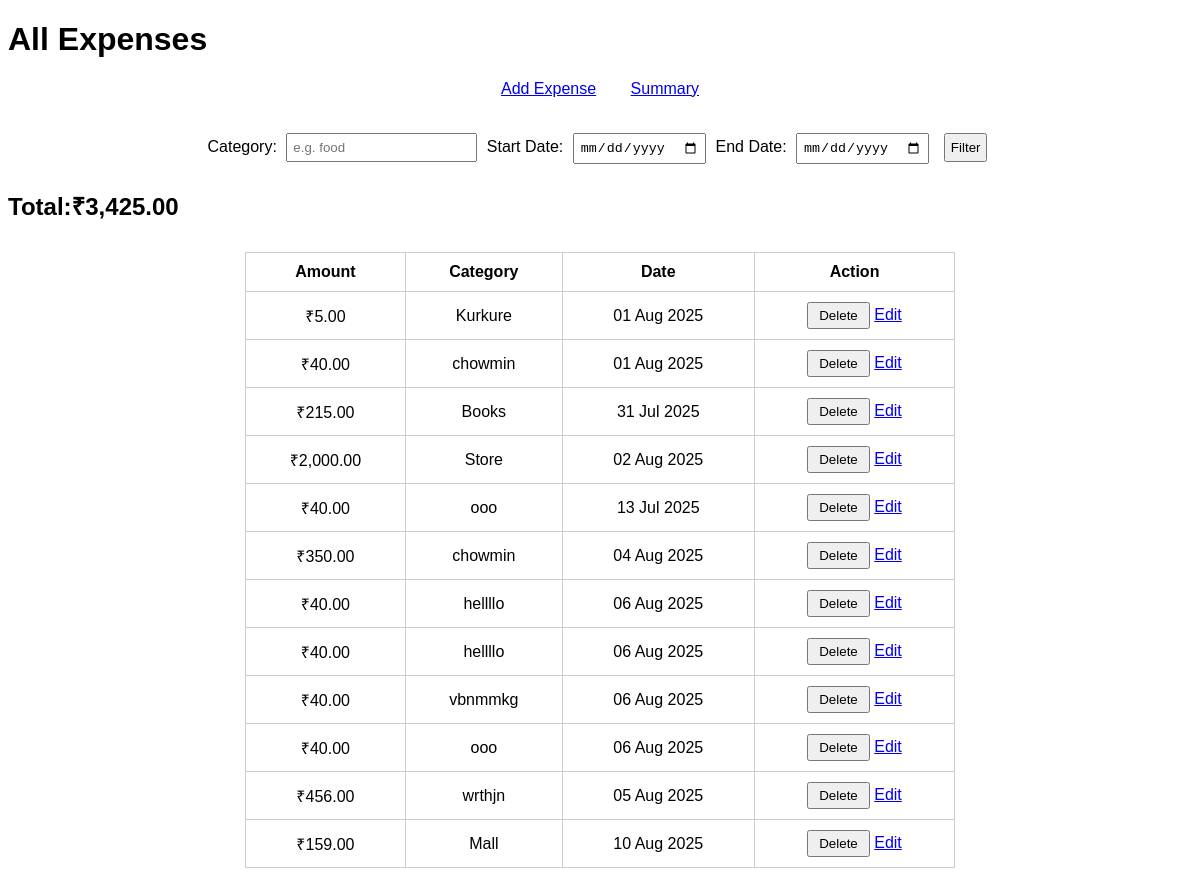
/expenses, run on the app's committed database.
### app.py (models this page shows)
class Expense(db.Model):
     id = db.Column(db.Integer, primary_key=True)
     amount = db.Column(db.Float, nullable=False)
     category = db.Column(db.String(100), nullable =False)
     date = db.Column(db.Date, nullable=False)#new fiels

### app.py (the view)
@app.route('/expenses', methods=['GET'])
def show_expenses():
     category = request.args.get('category', '')
     start_date = request.args.get('start_date')
     end_date = request.args.get('end_date')
     query=Expense.query
     if category:
          query = query.filter(Expense.category.ilike(f'%{category}%'))
     if start_date:
          try:
               start =datetime.strptime(start_date, '%Y-%m-%d').date()
               query =query.filter(Expense.date >=start)
          except ValueError:
               pass
     if end_date:
          try:
               end = datetime.strptime(end_date, '%Y-%m-%d').date()
               query = query.filter(Expense.date <=end)
          except ValueError:
               pass
     expenses = query.all()
     total_amount = sum(exp.amount for exp in expenses)
     return render_template('expenses.html', expenses=expenses, category=category, start_date=start_date, end_date=end_date, total_amount=total_amount)

### filters.py (called while the page is built)
def format_currency(value):
    try:
        value = float(value)
        return f"₹{value:,.2f}"
    except (ValueError, TypeError):
        return value

def format_date(value):
    try:
        dt = datetime.strptime(str(value), "%Y-%m-%d")
        return dt.strftime("%d %b %Y")
    except (ValueError, TypeError):
        return value

### templates/expenses.html (shortened to what this page needs)
<!DOCTYPE html>
<html>
    <head>
    </head>
    <body>
        <h1>All Expenses</h1>
        <div style="text-align: center; margin-top: 20px;">
    <a href="/add-expense" style="margin: 0 15px;">Add Expense</a>
    <a href="/summary" style="margin: 0 15px;">Summary</a>
</div>
        <form method="GET">
            Category:
            <input type="'text" name="category" value="{{ category or ''}}" placeholder="e.g. food">
            Start Date:
            <input type="date" name="start_date" value="{{ start_date or''}}">
            End Date:
            <input type="date" name="end_date" value="{{ end_date or ''}}">
            <input type="submit" value="Filter">
        </form>
        <h2>Total:{{ total_amount  | currency}}</h2>
        <table>
            <thead>
            <tr>
                <th>Amount</th>
                <th>Category</th>
                <th>Date</th>
                <th>Action</th>
            </tr>
            </thead>
            <tbody>
            {% for expense in expenses %}
            <tr>
                <td>{{expense.amount | currency}}</td>
                <td>{{expense.category}}</td>
                <td>{{ expense.date | date}}</td>
                <td>
                    <form action="/delete-expense/{{expense.id}}" method="POST" style="display:inline;">
                    <button type="submit" class="delete-btn">Delete</button>
                </form>
                <a href="edit-expense/{{expense.id}}">Edit</a>
                </td>
            </tr>
            {% endfor %}
            </tbody>
        </table>
    </body>
</html>

### templates/expenses.html (style rules this page uses)
body { font-family: Arial, sans-serif; }
form { text-align:center; margin-top: 30px; }
input { margin: 5px; padding: 5px; }
table { width: 60%; margin: 30px auto; border-collapse: collapse; }
th, td { padding: 10px; border: 1px solid #ccc; text-align: center; }
.delete-btn { padding: 4px 10px; }

### data on the page
Expense: amount "₹5.00", category "Kurkure", date "01 Aug 2025"
Expense: amount "₹40.00", category "chowmin", date "01 Aug 2025"
Expense: amount "₹215.00", category "Books", date "31 Jul 2025"
Expense: amount "₹2,000.00", category "Store", date "02 Aug 2025"
Expense: amount "₹40.00", category "ooo", date "13 Jul 2025"
Expense: amount "₹350.00", category "chowmin", date "04 Aug 2025"
Expense: amount "₹40.00", category "hellllo", date "06 Aug 2025"
Expense: amount "₹40.00", category "hellllo", date "06 Aug 2025"
Expense: amount "₹40.00", category "vbnmmkg", date "06 Aug 2025"
Expense: amount "₹40.00", category "ooo", date "06 Aug 2025"
Expense: amount "₹456.00", category "wrthjn", date "05 Aug 2025"
Expense: amount "₹159.00", category "Mall", date "10 Aug 2025"

### other printed values
{{ total_amount  | currency }} "₹3,425.00"
